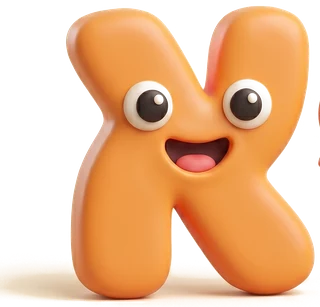
#> input picture mascot.webp, 320 x 307 px, given in place of logo.webp, which was not available
$ python make_og_image.py
#> lines starting #> are read from the running program, lines starting #| are printed output that depends on the picture; pictures that were not available may be replaced by others from this repository, and a replacement may not be noted
# -*- coding: utf-8 -*-
"""
make_og_image.py — OFFLINE (the OUTPUT ships). Builds the social-share / Open
Graph card og-image.png (1200x630, the 1.91:1 size Facebook / WhatsApp / Slack /
X expect) from logo.webp on the brand-colored background.

Why a dedicated image: none of the existing assets fit OG — logo.png is 2048x2048
and 3.2MB, logo.webp is portrait 757x1000, mascot.webp is tiny, and og:image
should be PNG/JPG (not WebP). This composes a proper landscape card.

The card is intentionally TEXT-FREE: the share preview's caption (og:title +
og:description, plain Hebrew) is rendered by the platform directly under the
image, so baking text into the pixels would be redundant and crop-fragile. The
image is just the brand: the mascot + niqqud wordmark + tagline (already in
logo.webp) centered on the site's cream/gradient background.

Run:  python3 tools/make_og_image.py        # -> ../og-image.png
"""
import os
import numpy as np
from PIL import Image

HERE = os.path.dirname(os.path.abspath(__file__))
ROOT = os.path.dirname(HERE)

W, H = 1200, 630
CREAM = (255, 249, 240)      # --cream
ORANGE = (255, 241, 224)     # radial top-right tint (matches body bg)
BLUE = (232, 246, 255)       # radial top-left tint


def radial(cx, cy, rx, ry):
    """Normalized 0..1 radial falloff (1 at center, 0 at/after the ellipse edge)."""
    yy, xx = np.mgrid[0:H, 0:W].astype(np.float32)
    d = np.sqrt(((xx - cx) / rx) ** 2 + ((yy - cy) / ry) ** 2)
    return np.clip(1.0 - d, 0.0, 1.0)


def build_background():
    base = np.empty((H, W, 3), np.float32)
    base[:] = CREAM
    # two soft radial tints, mirroring the site's body background (orange + blue)
    for tint, geo in ((ORANGE, (W * 1.0, -30, 820, 470)), (BLUE, (-40, 30, 760, 420))):
        a = radial(*geo)[..., None]
        base = base * (1 - a) + np.array(tint, np.float32) * a
    return Image.fromarray(np.clip(base, 0, 255).astype(np.uint8), "RGB")


def main():
    img = build_background()
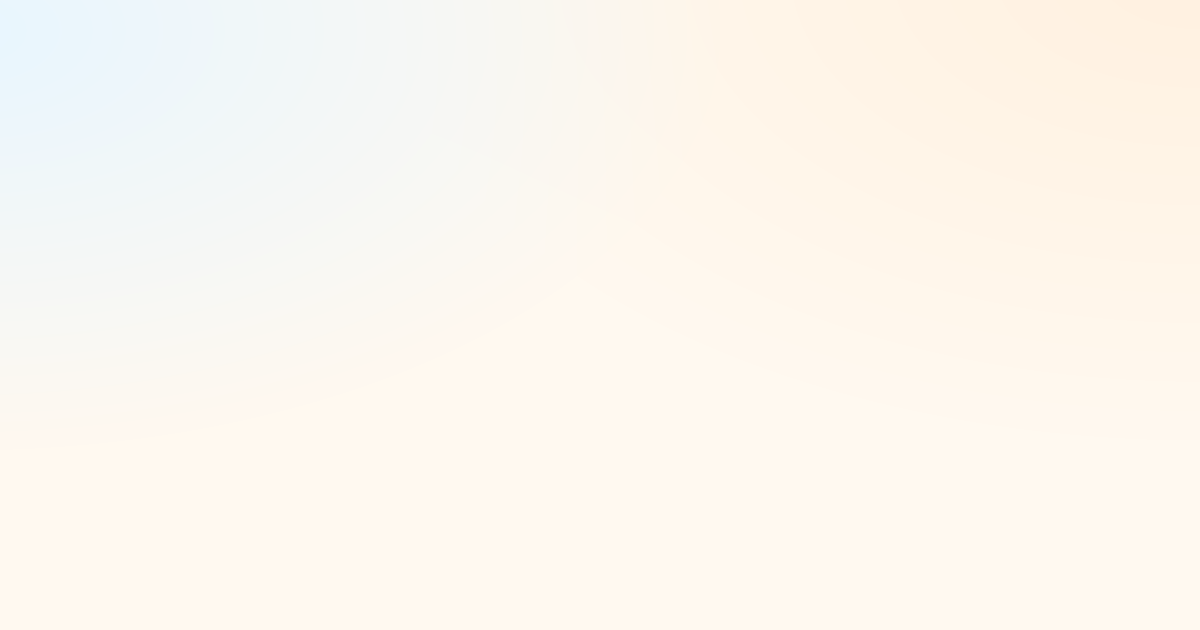
#> img: PIL image 1200x630 RGB; mean R, G, B 252.2, 247.4, 239.5

    # mascot + niqqud wordmark + tagline, centered as a brand emblem
    logo = Image.open(os.path.join(ROOT, "logo.webp")).convert("RGBA")
#> logo is the input picture: PIL image 320x307 RGBA; mean R, G, B, A 174, 125.8, 84.9, 159.4
    target_h = 540
    scale = target_h / logo.height
#> scale = 1.76
    logo = logo.resize((round(logo.width * scale), target_h), Image.LANCZOS)
#> logo: PIL image 563x540 RGBA
    img.paste(logo, ((W - logo.width) // 2, (H - logo.height) // 2), logo)
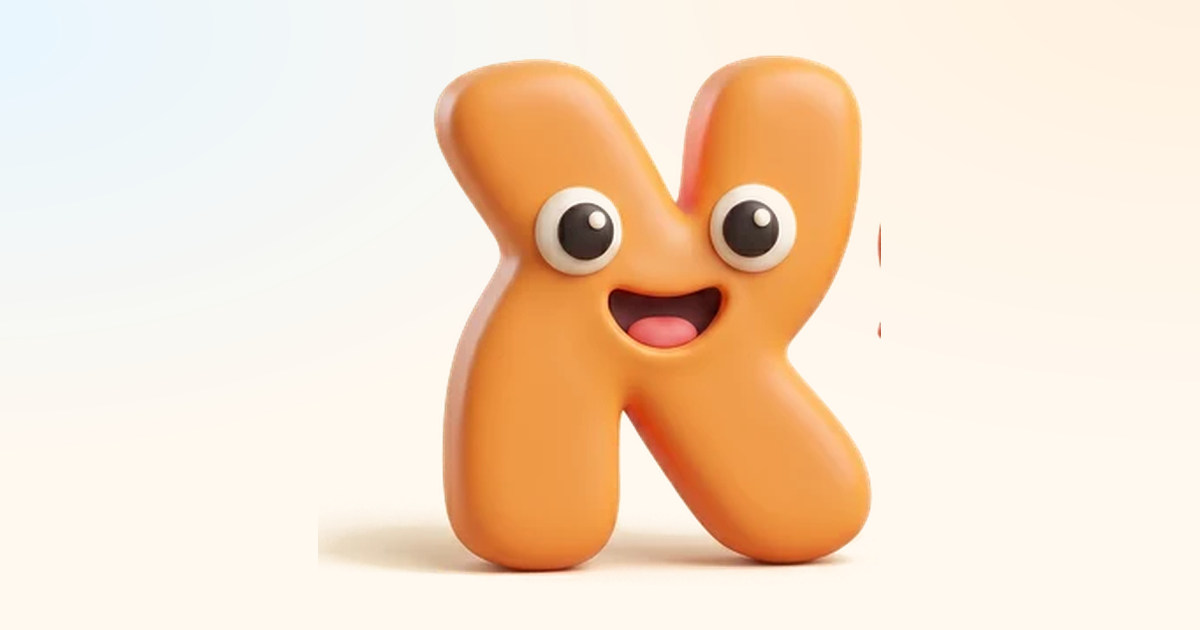
#> img: PIL image 1200x630 RGB; mean R, G, B 245.1, 223.1, 201.8

    out = os.path.join(ROOT, "og-image.png")
    img.save(out, "PNG", optimize=True)
    kb = os.path.getsize(out) / 1024
    print(f"  og-image.png: {W}x{H}  {kb:.1f} KB")


if __name__ == "__main__":
    main()
